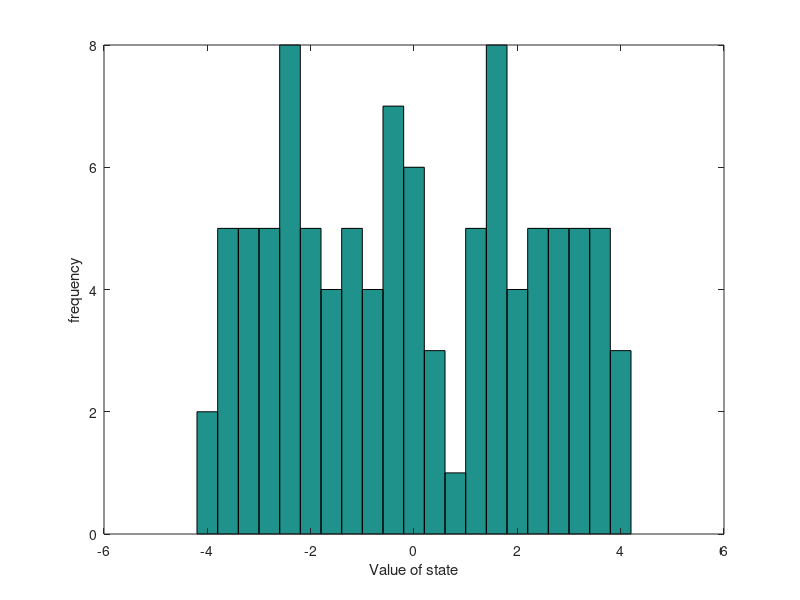
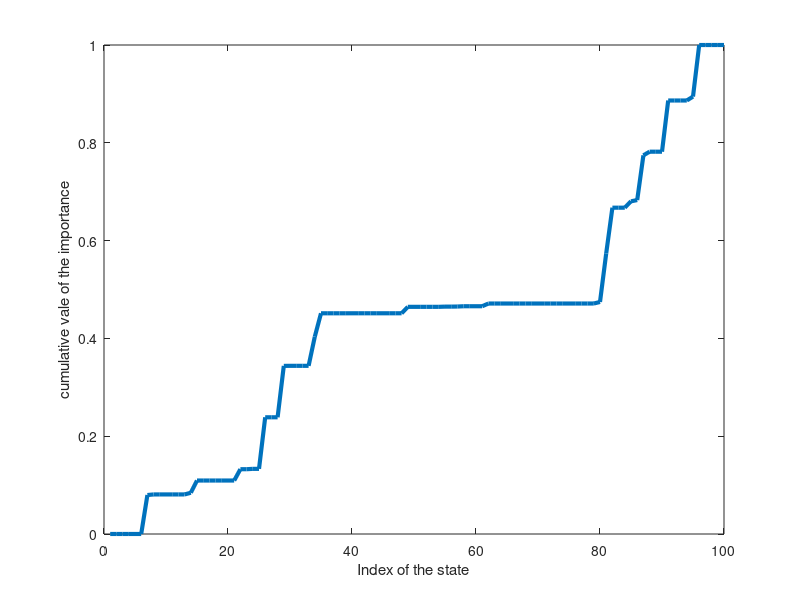
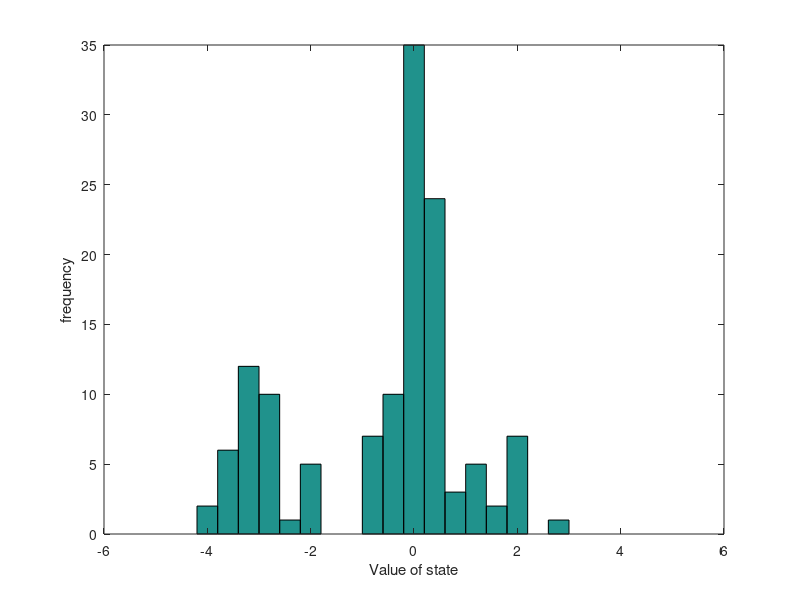

Here is the MATLAB script that generated these plots, in order:
%Particle filter example
%Written by Thrishantha Nanayakkara for the book on Intelligent Systems
%with an Introduction to System of Systems

a = -4; b = 4; %ranges of the state
x = a + (b-a).*rand(100,1);
figure(1);
hist(x,[a:0.4:b]);
xlabel('Value of state');
ylabel('frequency');

z = 0.3; % sensor reading
w = exp(-2*(x-0.3).^2).*exp(-3*(x-0.3^2).^2);
w1 = w/sum(w);
cw = cumsum(w1);
figure(2);
plot(cw,'-','linewidth',3);
xlabel('Index of the state');
ylabel('cumulative vale of the importance');

rx = [];
for i = 1:length(x)
rr = min(cw) +(max(cw) - min(cw))*rand;
diff = abs(cw - rr);
index = find(diff == min(diff));
rx = [rx;x(index)];
end

figure(3);
hist(rx,[a:0.4:b]);
xlabel('Value of state');
ylabel('frequency');
